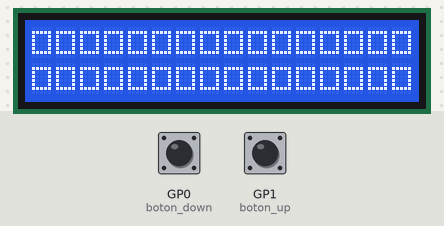
The program below on a simulated Raspberry Pi Pico running MicroPython. On the bench: 16×2 character LCD. The inputs (shaded band) are chosen by the test bench; at power-on: GP0 (boton_down) HIGH, GP1 (boton_up) LOW. EEPROM starts erased.

Above: at 0.1 s.
At 1.3 s:
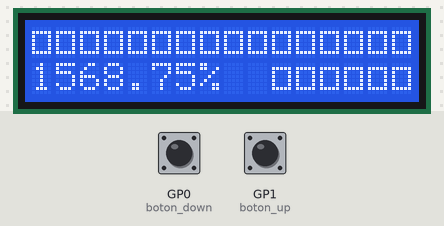
1.4 s: GP0 (boton_down) pulled LOW for 3.2 s
At 17.94 s:
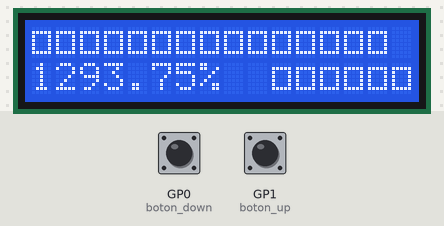
Timing chart, 0 to 19.4 s (numbered marks = the images above; inputs shaded):
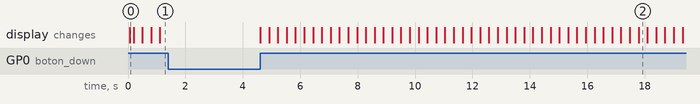

The program:

volume_bar_mem.py
```python
from machine import Pin
from gpio_lcd import GpioLcd
import utime

#Declaramos las entradas
boton_down = Pin(0, Pin.IN)
boton_up = Pin(1, Pin.IN)

#Variables del display
bar_size = 0 #Tamaño de la barra
volume = 0.00 #Porcentaje de volumen

#Dirección y registro de la memoria
EEPROM_ADDR = 0X50 #Direccion I2C de la memoria
REG_DATA = 0X00 #Direccion del registro dentro de la memoria

#Inicializamos la comunicacion con los perifericos
i2c = machine.I2C(1, scl = Pin(15), sda = Pin(14), freq = 200000)

#Inicializamos el display LCD
lcd = GpioLcd(rs_pin=Pin(16),
              enable_pin=Pin(17),
              d4_pin=Pin(18),
              d5_pin=Pin(19),
              d6_pin=Pin(20),
              d7_pin=Pin(21),
              num_lines=2, num_columns=16)

#Funciones de lectura y escritura por I2C
def reg_write(i2c, addr, reg, data):
    #escribe bytes al registro especificado

    #Construir mensaje
    msg = bytearray()
    msg.append(data)

    #escribe el mensaje al registro
    i2c.writeto_mem(addr, reg, msg)

def reg_read(i2c, addr, reg, nbytes = 1):
    #Lee bytes del registro especificado,
    #si es mayor a 1 lee de registros consecutivos

    #Se asegura que se está solicitando 1 o más bytes
    if nbytes < 1:
        return bytearray()

    #Solicita data de los registros especificados en I2C
    data = i2c.readfrom_mem(addr, reg, nbytes)

    return data

#Main porgram
mem = reg_read(i2c, EEPROM_ADDR, REG_DATA) #Lee el tamaño de la barra guardado en la memoria
bar_size = int.from_bytes(mem, "big") #Asigna a la barra el valor guardado en memoria
volume = bar_size * 6.25              #Asigna el porcentaje de volumen de acuerdo al tamaño de la barra

#Escribe el porcentaje
lcd.move_to(0, 1) #Mueve el cursor a (0, 1)
lcd.putstr(str("{:.2f}".format(volume)) + "%  ") #Imprime el porcentaje de volumen
lcd.move_to(0, 0) #Regresa el cursor a (0, 0)

#Dibuja la barra al tamaño correspondiente
for i in range(0, bar_size):
    lcd.putchar(chr(219)) #Imprime un cuadrado


while True:
    if (boton_up.value() == 1 and boton_down.value() == 0):
        if (bar_size < 16):
            #Aumenta la barra en una unidad
            lcd.putchar(chr(219))   #Imprime un cuadrado
            bar_size = bar_size + 1 #Aumenta en 1 la cuenta del tamaño de la barra
            volume = volume + 6.25  #Aumenta 6.25% a la cuenta del volumen
            #Actualiza el porcentaje
            lcd.move_to(0, 1)       #Mueve el cursor a (0, 1)
            lcd.putstr(str("{:.2f}".format(volume)) + "%  ") #Imprime el volumen guardado en la variable
            lcd.move_to(bar_size, 0) #utiliza el tamaño de la barra para devolver el cursor a su posición original

            #Guarda la ubicacion del cursor en la memoria
            reg_write(i2c, EEPROM_ADDR, REG_DATA, bar_size)
            utime.sleep(0.3)

    elif (boton_down.value() == 1 and boton_up.value() == 0):
        if (bar_size > 0):
            #Disminuye una barrita
            lcd.move_to(bar_size - 1, 0) #Mueve el cursor una casilla a la izquierda
            lcd.putchar(' ')             #Imprime un espacio para borrar la barra
            bar_size = bar_size - 1      #Disminuye en 1 la cuenta del tamaño de la barra
            volume = volume - 6.25       #Disminuye 6.25% a la cuenta del volumen
            #Actualiza el porcentaje
            lcd.move_to(0, 1)            #Mueve el cursor a (0, 1)
            lcd.putstr(str("{:.2f}".format(volume)) + "%  ") #Imprime el volumen guardado en la variable
            lcd.move_to(bar_size, 0)     #utiliza el tamaño de la barra para devolver el cursor a su posición original

            #Guarda la ubiacion del cursor en la memoria
            reg_write(i2c, EEPROM_ADDR, REG_DATA, bar_size)
            utime.sleep(0.3)
```
